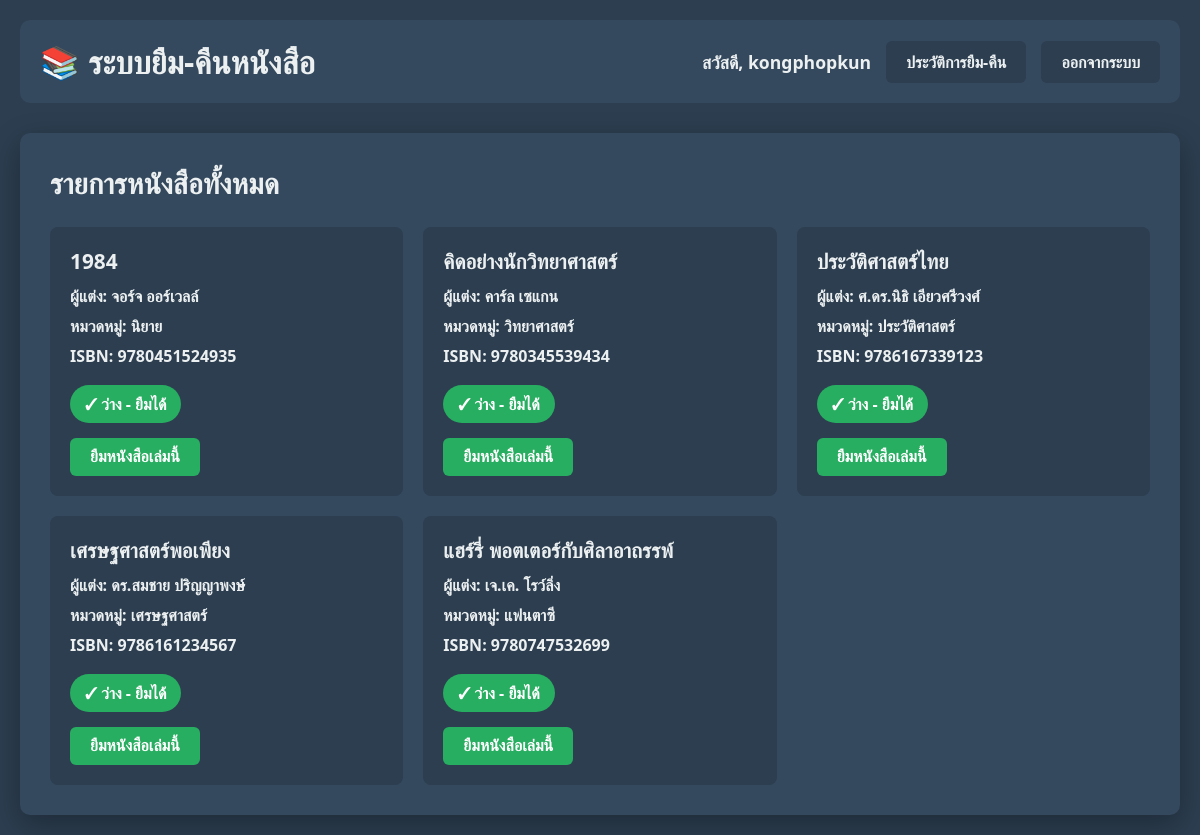
Page /member_dashboard.php (signed in) on the committed database.
### tables this page shows
CREATE TABLE `books` (
  `id` int(11) NOT NULL,
  `title` varchar(200) NOT NULL,
  `author` varchar(100) NOT NULL,
  `isbn` varchar(20) DEFAULT NULL,
  `category` varchar(50) DEFAULT NULL,
  `status` enum('available','borrowed') DEFAULT 'available',
  `created_at` timestamp NOT NULL DEFAULT current_timestamp()
);

### member_dashboard.php (the view, shortened to what this page needs)
<?php
$db = getDB();
$member_name = $_SESSION['member_name'];
$books_result = $db->query("SELECT * FROM books ORDER BY title");
?>
<!DOCTYPE html>
<html lang="th">
<head>
</head>
<body>
    <div class="header">
        <h1>📚 ระบบยืม-คืนหนังสือ</h1>
        <div class="header-right">
            <span class="user-info">สวัสดี, <?= htmlspecialchars($member_name) ?></span>
            <a href="borrow_history.php" class="nav-btn">ประวัติการยืม-คืน</a>
            <a href="logout.php" class="nav-btn">ออกจากระบบ</a>
        </div>
    </div>
    <div class="container">
        <h2>รายการหนังสือทั้งหมด</h2>
        <div class="books-grid">
            <?php while ($book = $books_result->fetch_assoc()): ?>
                <div class="book-card">
                    <div class="book-title"><?= htmlspecialchars($book['title']) ?></div>
                    <div class="book-info">ผู้แต่ง: <?= htmlspecialchars($book['author']) ?></div>
                    <div class="book-info">หมวดหมู่: <?= htmlspecialchars($book['category']) ?></div>
                    <?php if ($book['isbn']): ?>
                        <div class="book-info">ISBN: <?= htmlspecialchars($book['isbn']) ?></div>
                    <?php endif; ?>
                    <?php if ($book['status'] == 'available'): ?>
                        <span class="status available">✓ ว่าง - ยืมได้</span>
                        <form action="borrow_book.php" method="POST" style="margin: 0;">
                            <button type="submit" class="borrow-btn">ยืมหนังสือเล่มนี้</button>
                        </form>
                    <?php else: ?>
                        <span class="status borrowed">✗ ถูกยืมแล้ว</span>
                    <?php endif; ?>
                </div>
            <?php endwhile; ?>
        </div>
    </div>
</body>
</html>

### member_dashboard.php (style rules this page uses)
* { margin: 0; padding: 0; box-sizing: border-box; }
body { font-family: 'Segoe UI', Tahoma, Geneva, Verdana, sans-serif; font-weight: 600; background: #2c3e50; color: #ecf0f1; padding: 20px; }
.header { background: #34495e; padding: 20px; border-radius: 10px; margin-bottom: 30px; display: flex; justify-content: space-between; align-items: center; flex-wrap: wrap; gap: 15px; }
.header h1 { font-size: 2em; }
.header-right { display: flex; gap: 15px; align-items: center; flex-wrap: wrap; }
.user-info { font-size: 1.1em; }
.nav-btn { padding: 10px 20px; background: #2c3e50; color: #ecf0f1; text-decoration: none; border-radius: 6px; font-weight: 700; transition: all 0.3s; border: none; cursor: pointer; font-size: 1em; }
.container { background: #34495e; padding: 30px; border-radius: 10px; box-shadow: 0 10px 30px rgba(0,0,0,0.3); }
h2 { margin-bottom: 25px; font-size: 1.8em; }
.books-grid { display: grid; grid-template-columns: repeat(auto-fill, minmax(300px, 1fr)); gap: 20px; }
.book-card { background: #2c3e50; padding: 20px; border-radius: 8px; transition: all 0.3s; }
.book-title { font-size: 1.3em; margin-bottom: 10px; color: #ecf0f1; }
.book-info { margin: 8px 0; font-size: 1em; }
.status { display: inline-block; padding: 8px 15px; border-radius: 20px; font-weight: 700; margin-top: 10px; }
.status.available { background: #27ae60; color: white; }
.borrow-btn { margin-top: 15px; padding: 10px 20px; background: #27ae60; color: white; border: none; border-radius: 6px; cursor: pointer; font-weight: 700; font-size: 1em; transition: all 0.3s; }

### rows in the picture
books: title "1984", author "จอร์จ ออร์เวลล์", category "นิยาย", isbn "9780451524935"
books: title "คิดอย่างนักวิทยาศาสตร์", author "คาร์ล เซแกน", category "วิทยาศาสตร์", isbn "9780345539434"
books: title "ประวัติศาสตร์ไทย", author "ศ.ดร.นิธิ เอียวศรีวงศ์", category "ประวัติศาสตร์", isbn "9786167339123"
books: title "เศรษฐศาสตร์พอเพียง", author "ดร.สมชาย ปริญญาพงษ์", category "เศรษฐศาสตร์", isbn "9786161234567"
books: title "แฮร์รี่ พอตเตอร์กับศิลาอาถรรพ์", author "เจ.เค. โรว์ลิ่ง", category "แฟนตาซี", isbn "9780747532699"

### other values in the picture
$member_name "kongphopkun"
